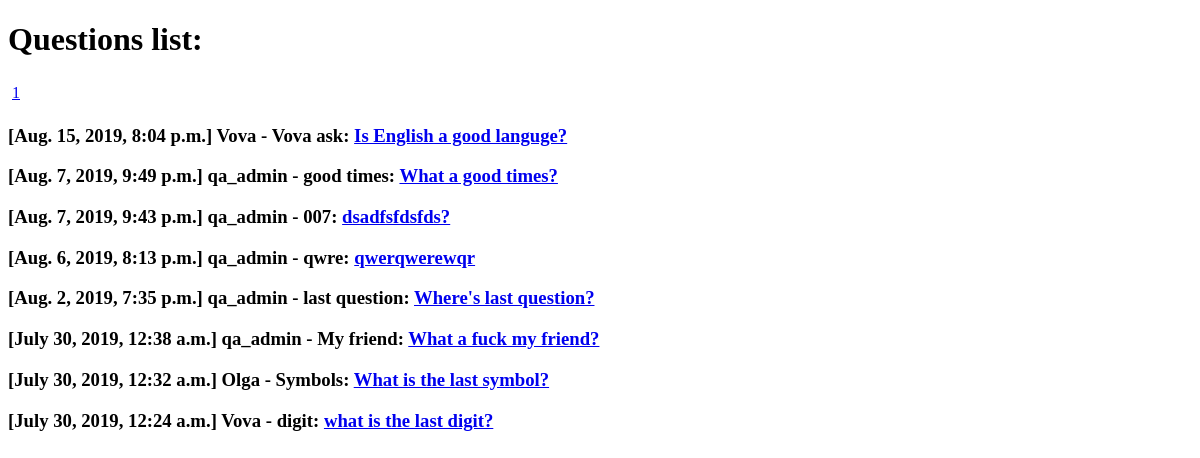
The page / on the database its author committed.
### qa/models.py (models this page shows, shortened)
class Question(models.Model):
    objects = QuestionManager()
    title = models.CharField(max_length=255)
    text = models.TextField(default='')
    added_at = models.DateTimeField(blank=True, auto_now_add=True)
    rating = models.IntegerField(default=0)
    author = models.ForeignKey(User, on_delete=models.SET_NULL, null=True)
    likes = models.ManyToManyField(User, related_name='question_like_user', blank=True)
    def get_url(self):
        return "/question/{}/".format(self.id)

### qa/views.py (the view)
# urls.py: path('', views.question_list, name='question-list'),
@require_GET
def question_list(request):
    questions = Question.objects.new()
    paginator, page = paginate(request, questions)
    paginator.baseurl = '/?page='
    context = {
        'questions': page.object_list,
        'paginator': paginator,
        'page': page,
    }
    return  render(request, 'index.html', context)

### qa/models.py (called while the page is built)
    def new(self):
        return self.order_by('-added_at')

### qa/views.py (called while the page is built)
def paginate(request, qs):
    try:
        limit = int(request.GET.get('limit', 10))
    except ValueError:
        limit = 10
    if limit > 100:
        limit = 10
    try:
        page = int(request.GET.get('page', 1))
    except ValueError:
        raise Http404
    paginator = Paginator(qs, limit)
    try:
        page = paginator.page(page)
    except EmptyPage:
        page = paginator.page(paginator.num_pages)
    return paginator, page

### qa/templates/index.html (shortened to what this page needs)
<!DOCTYPE html>
<html lang="en">
<head>
</head>
<body>
<h1> Questions list: </h1>
<nav><ul class="pagination">
{% for p in paginator.page_range %}
  {% if p == page.number %}
  <li class="active">
  {% else %}
  <li>
  {% endif %}
    <a href="{{ paginator.baseurl }}{{ p }}">{{ p }}</a>
  </li>
{% endfor %}
</ul></nav>
{% for question in questions %}
<h3> [{{question.added_at}}] {{question.author}} - {{question.title}}: <a href="{{ question.get_url }}">{{question.text}}</a>  </h3>
{% endfor %}
</body>
</html>

### qa/templates/index.html (style rules this page uses)
ul.pagination { margin: 0; padding: 4px; }
ul.pagination li { display: inline; margin-right: 5px; }

### rows shown on the page
Question: added_at "Aug. 15, 2019, 8:04 p.m.", author "Vova", title "Vova ask", text "Is English a good languge?"
Question: added_at "Aug. 7, 2019, 9:49 p.m.", author "qa_admin", title "good times", text "What a good times?"
Question: added_at "Aug. 7, 2019, 9:43 p.m.", author "qa_admin", title "007", text "dsadfsfdsfds?"
Question: added_at "Aug. 6, 2019, 8:13 p.m.", author "qa_admin", title "qwre", text "qwerqwerewqr"
Question: added_at "Aug. 2, 2019, 7:35 p.m.", author "qa_admin", title "last question", text "Where's last question?"
Question: added_at "July 30, 2019, 12:38 a.m.", author "qa_admin", title "My friend", text "What a fuck my friend?"
Question: added_at "July 30, 2019, 12:32 a.m.", author "Olga", title "Symbols", text "What is the last symbol?"
Question: added_at "July 30, 2019, 12:24 a.m.", author "Vova", title "digit", text "what is the last digit?"

### other values the page prints
{{ p }} "1"
